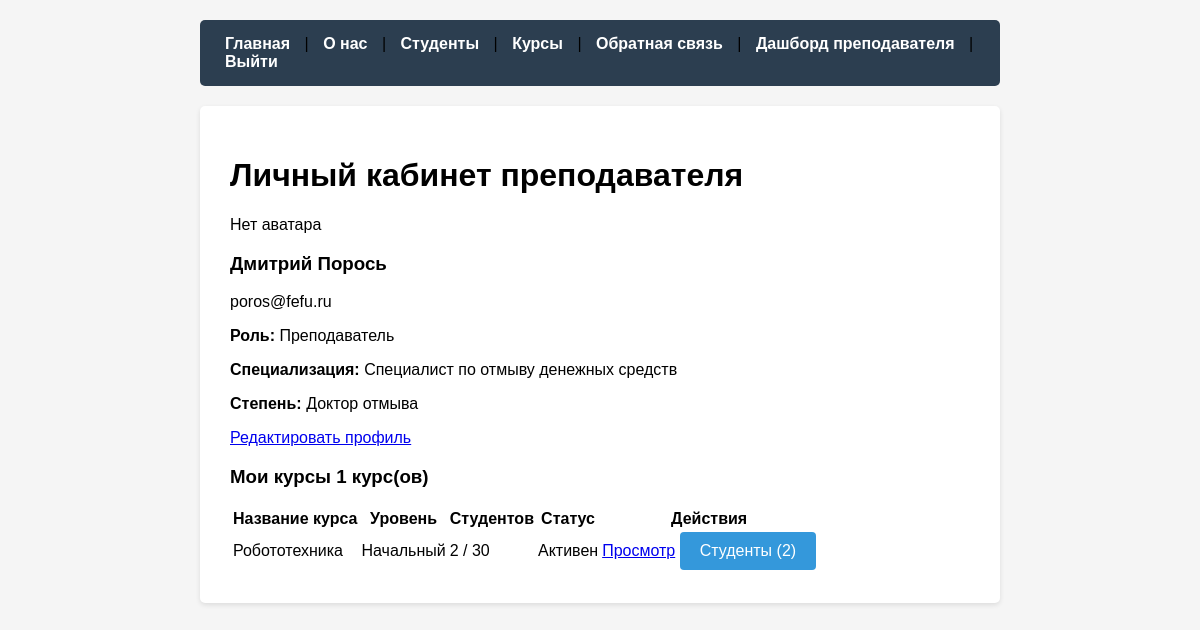
The app's page /profile/ (signed in) with its own data.
### fefu_lab/models.py (models this page shows, shortened)
class Profile(models.Model):
    ROLE_CHOICES = [
        ('STUDENT', 'Студент'),
        ('TEACHER', 'Преподаватель'),
        ('ADMIN', 'Администратор'),
    ]
    FACULTY_CHOICES = [
        ('CS', 'Кибербезопасность'),
        ('SE', 'Программная инженерия'),
        ('IT', 'Информационные технологии'),
        ('DS', 'Наука о данных'),
        ('WEB', 'Веб-технологии'),
    ]
    ADMIN_LEVEL_CHOICES = [
        ('MODERATOR', 'Модератор'),
        ('MANAGER', 'Менеджер'),
        ('SUPER_ADMIN', 'Супер-админ'),
    ]
    user = models.OneToOneField(
        User,
        on_delete=models.CASCADE,
        related_name='profile',
        verbose_name='Пользователь'
    )
    role = models.CharField(
        max_length=10,
        choices=ROLE_CHOICES,
        default='STUDENT',
        verbose_name='Роль'
    )
    avatar = models.ImageField(
        upload_to='avatars/',
        null=True,
        blank=True,
        verbose_name='Аватар'
    )
    phone = models.CharField(
        max_length=20,
        null=True,
        blank=True,
        verbose_name='Телефон'
    )
    bio = models.TextField(
        null=True,
        blank=True,
        verbose_name='О себе'
    )
    student_id = models.CharField(
        max_length=20,
        unique=True,
        null=True,
        blank=True,
        verbose_name='Студенческий билет'
    )
    birth_date = models.DateField(
        null=True,
        blank=True,
        verbose_name='Дата рождения'
    )
    faculty = models.CharField(
        max_length=3,
        choices=FACULTY_CHOICES,
        null=True,
        blank=True,
        verbose_name='Факультет'
    )
    year_of_study = models.PositiveIntegerField(
        null=True,
        blank=True,
        verbose_name='Курс обучения',
        validators=[MinValueValidator(1), MaxValueValidator(6)]
    )
    specialization = models.CharField(
        max_length=200,
        null=True,
        blank=True,
        verbose_name='Специализация'
    )
    degree = models.CharField(
        max_length=100,
        blank=True,
        verbose_name='Ученая степень'
    )
    academic_rank = models.CharField(
        max_length=100,
        blank=True,
        verbose_name='Ученое звание'
    )
    department = models.CharField(
        max_length=200,
        blank=True,
        verbose_name='Кафедра'
    )
    office = models.CharField(
        max_length=50,
        blank=True,
        verbose_name='Кабинет'
    )
    admin_level = models.CharField(
        max_length=50,
        choices=ADMIN_LEVEL_CHOICES,
        null=True,
        blank=True,
        verbose_name='Уровень доступа'
    )
    is_active = models.BooleanField(default=True, verbose_name='Активен')
    created_at = models.DateTimeField(auto_now_add=True, verbose_name='Дата создания')
    updated_at = models.DateTimeField(auto_now=True, verbose_name='Дата обновления')
    class Meta:
        verbose_name = 'Профиль'
        verbose_name_plural = 'Профили'
        ordering = ['user__last_name', 'user__first_name']
        db_table = 'profiles'
    @property
    def full_name(self):
        return self.user.get_full_name()
    @property
    def email(self):
        return self.user.email
    def get_role_display_name(self):
        return dict(self.ROLE_CHOICES).get(self.role, 'Неизвестно')

class Instructor(models.Model):
    profile = models.OneToOneField(
        Profile,
        on_delete=models.CASCADE,
        related_name='instructor_info',
        verbose_name='Профиль преподавателя',
        limit_choices_to={'role': 'TEACHER'}
    )
    is_active = models.BooleanField(default=True, verbose_name='Активен')
    created_at = models.DateTimeField(auto_now_add=True, verbose_name='Дата создания')
    updated_at = models.DateTimeField(auto_now=True, verbose_name='Дата обновления')
    class Meta:
        verbose_name = 'Преподаватель'
        verbose_name_plural = 'Преподаватели'
        ordering = ['profile__user__last_name']
        db_table = 'instructors'
    @property
    def specialization(self):
        return self.profile.specialization
    @property
    def degree(self):
        return self.profile.degree

class Course(models.Model):
    LEVEL_CHOICES = [
        ('BEGINNER', 'Начальный'),
        ('INTERMEDIATE', 'Средний'),
        ('ADVANCED', 'Продвинутый'),
    ]
    title = models.CharField(max_length=200, verbose_name='Название курса')
    slug = models.SlugField(unique=True, verbose_name='URL идентификатор')
    description = models.TextField(verbose_name='Описание')
    duration = models.PositiveIntegerField(
        verbose_name='Продолжительность (часов)',
        validators=[MinValueValidator(1), MaxValueValidator(500)]
    )
    instructor = models.ForeignKey(
        Instructor,
        on_delete=models.SET_NULL,
        null=True,
        blank=True,
        related_name='courses',
        verbose_name='Преподаватель'
    )
    level = models.CharField(
        max_length=12,
        choices=LEVEL_CHOICES,
        default='BEGINNER',
        verbose_name='Уровень сложности'
    )
    max_students = models.PositiveIntegerField(
        default=30,
        verbose_name='Максимальное количество студентов',
        validators=[MinValueValidator(1), MaxValueValidator(100)]
    )
    price = models.DecimalField(
        max_digits=10,
        decimal_places=2,
        default=0,
        verbose_name='Стоимость'
    )
    is_active = models.BooleanField(default=True, verbose_name='Активен')
    created_at = models.DateTimeField(auto_now_add=True, verbose_name='Дата создания')
    updated_at = models.DateTimeField(auto_now=True, verbose_name='Дата обновления')
    class Meta:
        verbose_name = 'Курс'
        verbose_name_plural = 'Курсы'
        ordering = ['title']
        db_table = 'courses'
    @property
    def enrolled_students_count(self):
        return self.enrollments.filter(status='ACTIVE').count()

### fefu_lab/views.py (the view, shortened to what this page needs)
# urls.py: path('profile/', views.profile_view, name='profile'),
@login_required
def profile_view(request):
    try:
        profile = request.user.profile
    except Profile.DoesNotExist:
        profile = Profile.objects.create(user=request.user, role='STUDENT')
    if profile.role == 'STUDENT':
        enrollments = Enrollment.objects.filter(student=profile, status='ACTIVE')
        return render(request, 'fefu_lab/dashboard/student_dashboard.html', {
            'profile': profile,
            'enrollments': enrollments
        })
    elif profile.role == 'TEACHER':
        try:
            instructor = Instructor.objects.get(profile=profile)
            courses = Course.objects.filter(instructor=instructor, is_active=True)
        except Instructor.DoesNotExist:
            courses = Course.objects.none()
            instructor = None
        courses_with_enrollments = []
        for course in courses:
            enrollments = Enrollment.objects.filter(course=course, status='ACTIVE')
            courses_with_enrollments.append({
                'course': course,
                'enrollments': enrollments,
                'enrollment_count': enrollments.count()
            })
        return render(request, 'fefu_lab/dashboard/teacher_dashboard.html', {
            'profile': profile,
            'instructor': instructor,
            'courses_with_enrollments': courses_with_enrollments
        })
    return redirect('home')

### fefu_lab/templates/fefu_lab/dashboard/teacher_dashboard.html (shortened to what this page needs)
{% extends 'fefu_lab/base.html' %}
{% block heading %}Личный кабинет преподавателя{% endblock %}
{% block content %}
<div class="dashboard-container">
    <div class="dashboard-sidebar">
        <div class="profile-card">
            {% if profile.avatar %}
                <img src="{{ profile.avatar.url }}" alt="Аватар" class="profile-avatar">
            {% else %}
                <div class="no-avatar">Нет аватара</div>
            {% endif %}
            <h3>{{ profile.full_name }}</h3>
            <p class="profile-email">{{ profile.email }}</p>
            <p><strong>Роль:</strong> {{ profile.get_role_display_name }}</p>
            {% if instructor %}
                <p><strong>Специализация:</strong> {{ instructor.specialization }}</p>
                <p><strong>Степень:</strong> {{ instructor.degree }}</p>
            {% endif %}
            <a href="{% url 'profile_edit' %}" class="btn-edit">Редактировать профиль</a>
        </div>
    </div>
    <div class="dashboard-content">
        <div class="courses-section">
            <h3>Мои курсы <span class="badge">{{ courses_with_enrollments|length }} курс(ов)</span></h3>
            {% if courses_with_enrollments %}
                <div class="courses-table">
                    <table>
                        <thead>
                            <tr>
                                <th>Название курса</th>
                                <th>Уровень</th>
                                <th>Студентов</th>
                                <th>Статус</th>
                                <th>Действия</th>
                            </tr>
                        </thead>
                        <tbody>
                            {% for course_data in courses_with_enrollments %}
                                {% with course=course_data.course enrollments=course_data.enrollments %}
                                <tr>
                                    <td>{{ course.title }}</td>
                                    <td>
                                        <span class="level-badge level-{{ course.level|lower }}">
                                            {{ course.get_level_display }}
                                        </span>
                                    </td>
                                    <td>
                                        {{ course.enrolled_students_count }} / {{ course.max_students }}
                                    </td>
                                    <td>
                                        <span class="status-badge status-{{ course.is_active|yesno:'active,inactive' }}">
                                            {% if course.is_active %}Активен{% else %}Не активен{% endif %}
                                        </span>
                                    </td>
                                    <td>
                                        <a href="{% url 'course_detail' course.slug %}" class="btn-small">Просмотр</a>
                                        {% if enrollments %}
                                            <button class="btn-small btn-info" onclick="toggleStudents('{{ course.id }}')">
                                                Студенты ({{ enrollments|length }})
                                            </button>
                                        {% endif %}
                                    </td>
                                </tr>
                                {% endwith %}
                            {% endfor %}
                        </tbody>
                    </table>
                </div>
            {% else %}
                <div class="no-courses">
                    <p>У вас нет активных курсов для преподавания</p>
                    <p><small>Обратитесь к администратору для назначения курсов</small></p>
                </div>
            {% endif %}
        </div>
    </div>
</div>
{% endblock %}

### fefu_lab/static/fefu_lab/css/style.css (style rules this page uses)
body { font-family: Arial, sans-serif; max-width: 800px; margin: 0 auto; padding: 20px; background-color: #f5f5f5; }
button { background-color: #3498db; color: white; padding: 10px 20px; border: none; border-radius: 4px; cursor: pointer; font-size: 16px; }
.dashboard-container { max-width: 1200px; margin: 0 auto; }

### records on screen
Profile: full_name "Дмитрий Порось", email "poros@fefu.ru", get_role_display_name "Преподаватель"
Instructor: specialization "Специалист по отмыву денежных средств", degree "Доктор отмыва"
Course: course "Робототехника", course.level "Начальный", course.enrolled_students_count "2", course.max_students "30", is_active "Активен", enrollments|length "2"

### other values on screen
{{ courses_with_enrollments|length }} "1"
